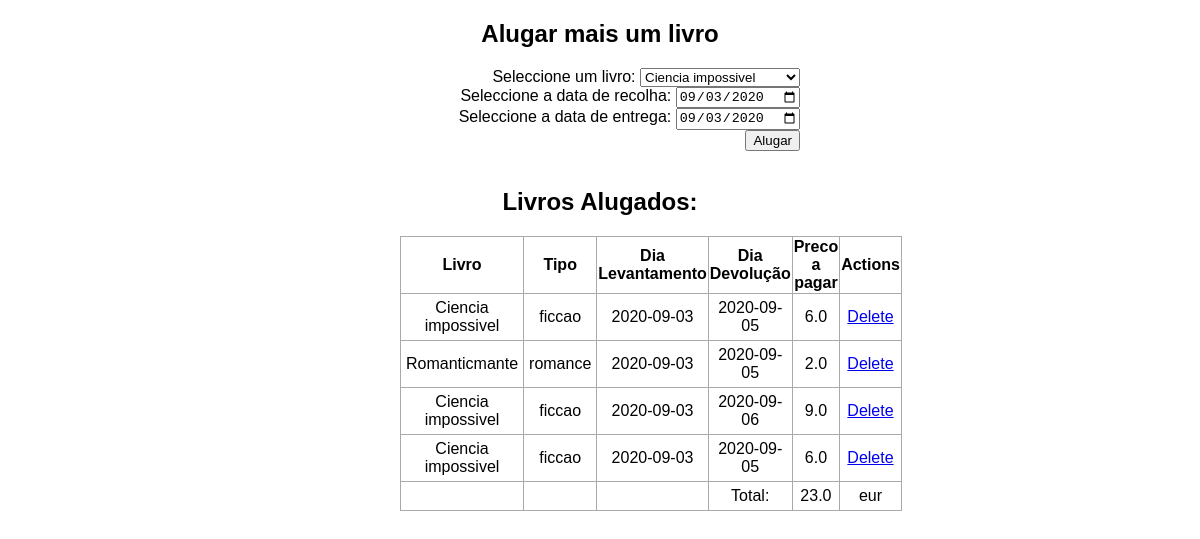
Before: / with the older database file.
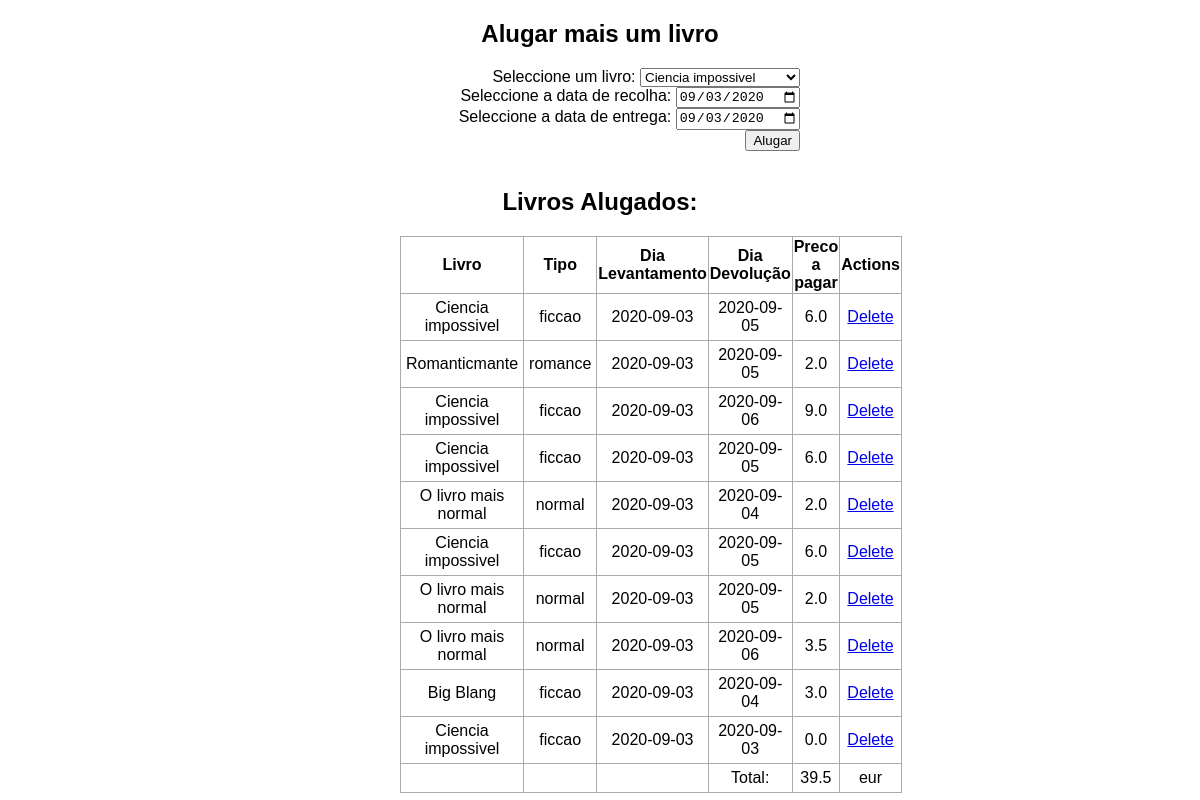
After: the same page with the newer database file.
### app.py (models this page shows, shortened)
class Todo(db.Model):
    id = db.Column(db.Integer, primary_key=True)
    content = db.Column(db.String(200), nullable=False)
    book_type = db.Column(db.String(200), nullable=False)
    DateTake = db.Column(db.DateTime, default=datetime.utcnow)
    DateReturn = db.Column(db.DateTime, default=datetime.utcnow)

### app.py (the view)
@app.route('/', methods=['POST', 'GET'])
def index():
    if request.method == 'POST':
        DateTake = datetime.strptime(request.form['DateTake'], '%Y-%m-%d')
        DateReturn =datetime.strptime(request.form['DateReturn'], '%Y-%m-%d')
        book_name= request.form['bookDropdown']
        book_type= books[book_name]["type"]
        new_task = Todo(content=book_name,book_type=book_type, DateTake=DateTake,DateReturn=DateReturn)
        db.session.add(new_task)
        db.session.commit()
        return redirect('/')
    else:
        tasks = Todo.query.order_by(Todo.DateTake).all()
        sum_extracto = sum([compute_price(task.DateTake.date() ,task.DateReturn.date(),task.book_type) for task in tasks])
        return render_template('index.html', tasks=tasks,books=books, today=datetime.today().strftime("%Y-%m-%d"), compute_price=compute_price,sum_extracto=sum_extracto)

### templates/index.html (shortened to what this page needs)
{% extends 'base.html' %}
{% block body %}
<div class="content">
    <h2 style="text-align: center">Alugar mais um livro </h2>
    <div class="form">
        <form action="/" method="POST">
            Seleccione um livro:
            <select class="bookForm" id="bookDropdown" type="text" name="bookDropdown" >
                {% for book in books %}
                <option id={{book}} value="{{book}}">{{book}}</option>
                {% endfor %}
           </select>
            <br>
            Seleccione a data de recolha:
            <input type="date"  name="DateTake" id="DateTake" value ="{{today}}" min="{{today}}">
             <br>
            Seleccione a data de entrega:
            <input type="date" name="DateReturn" id="DateReturn" value ="{{today}}" min="{{today}}">
            <input type="submit" value="Alugar" >
        </form>
    </div>
    <br>
    {% if tasks|length < 1 %}
    <h4 style="text-align: center">Sem livros alugados</h4>
    {% else %}
    <table>
        <h2 style="text-align: center">Livros Alugados:</h2>
        <tr>
            <th>Livro</th>
            <th>Tipo</th>
            <th>Dia Levantamento</th>
            <th>Dia Devolução</th>
            <th>Preco a pagar</th>
            <th>Actions</th>
        </tr>
        {% for task in tasks %}
            <tr>
                <td>{{ task.content }}</td>
                <td>{{ task.book_type }}</td>
                <td>{{ task.DateTake.date() }}</td>
                <td>{{ task.DateReturn.date() }}</td>
                <td>{{ compute_price(task.DateTake.date() ,task.DateReturn.date(),task.book_type)  }}</td>
                <td>
                    <a href="/delete/{{task.id}}">Delete</a>
                </td>
            </tr>
        {% endfor %}
        <tr>
                <td></td>
                <td></td>
                <td></td>
                <td>Total:</td>
                <td>{{sum_extracto}}</td>
                <td>eur</td>
            </tr>
    </table>
    {% endif %}
</div>
{% endblock %}

### templates/base.html (shortened to what this page needs)
<!DOCTYPE html>
<html lang="en">
    <head>
        <link rel="stylesheet" href="{{ url_for('static', filename='css/main.css') }}">
    </head>
    <body>
        {% block body %}{% endblock %}
    </body>
</html>

### static/css/main.css (style rules this page uses)
body, html { margin: 0; font-family: sans-serif; }
.content { margin: 0 auto; width: 400px; }
table, td, th { border: 1px solid #aaa; }
table { border-collapse: collapse; width: 100%; }
th { height: 30px; }
td { text-align: center; padding: 5px; }
.form { margin-top: 20px; text-align: right; }

Changed rows visible on the page:
added Todo: content "O livro mais normal", book_type "normal", DateTake "2020-09-03", DateReturn "2020-09-04", DateTake+DateReturn+book_type "2.0"
added Todo: content "Ciencia impossivel", book_type "ficcao", DateTake "2020-09-03", DateReturn "2020-09-05", DateTake+DateReturn+book_type "6.0"
added Todo: content "O livro mais normal", book_type "normal", DateTake "2020-09-03", DateReturn "2020-09-05", DateTake+DateReturn+book_type "2.0"
added Todo: content "O livro mais normal", book_type "normal", DateTake "2020-09-03", DateReturn "2020-09-06", DateTake+DateReturn+book_type "3.5"
added Todo: content "Big Blang", book_type "ficcao", DateTake "2020-09-03", DateReturn "2020-09-04", DateTake+DateReturn+book_type "3.0"
added Todo: content "Ciencia impossivel", book_type "ficcao", DateTake "2020-09-03", DateReturn "2020-09-03", DateTake+DateReturn+book_type "0.0"
Other visible differences:
{{ sum_extracto }}: "23.0" → "39.5"
